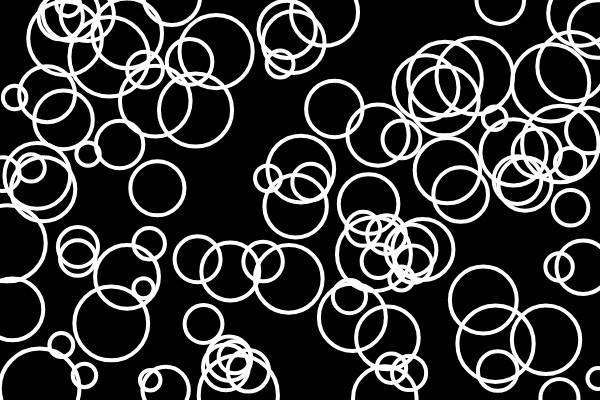
Frame 1 (no input)
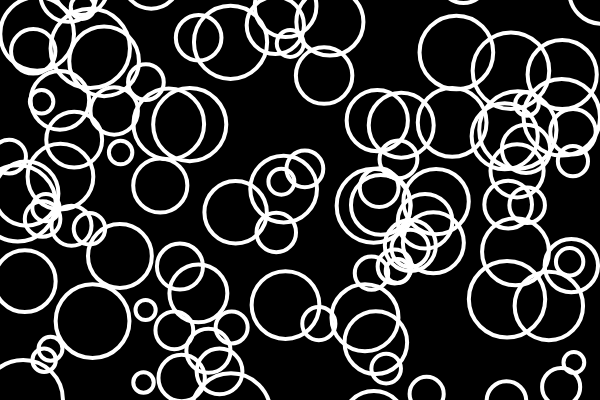
Frame 60 (no input)
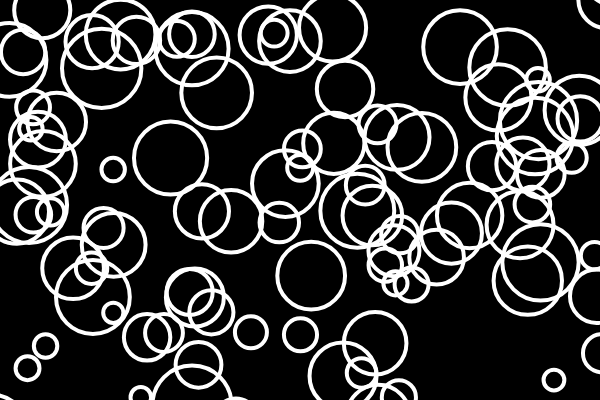
Frame 120 (the mouse pressed at the canvas centre since frame 60)

The p5.js sketch that drew these frames (run headless with seeded random() and noise() and a simulated clock; from frame 60 on, the mouse is pressed at the canvas centre):

// p5.js sketch
// ── sketch.js
/*
  Copy of the code from Coding Train 7.3 UPDATED VER 10/17
  Practice using for loops to create objects in arrays utilizing Class definitions
  
  Goal - create bubbles using class definitions and "new" keyword  
*/

let bubbles = [];

function setup() {
  createCanvas(600, 400);
  for (let i = 0; i < 100; i++) {
    bubbles[i] = new Bubble()
  }
}

function draw() {
  background(0);

  for (i = 0; i < bubbles.length; i++) {
    bubbles[i].move();
    bubbles[i].show();
  }
}


class Bubble {
  constructor() {
    this.x = random(0, width);
    this.y = random(0, height);
    this.r = random(10, 40);
  }
  move() {
    this.x = this.x + random(-5, 5);
    this.y = this.y + random(-5, 5);
  }
  show() {
      stroke(255);
      strokeWeight(4);
      noFill();
      ellipse(this.x, this.y, this.r*2);
    }
}
